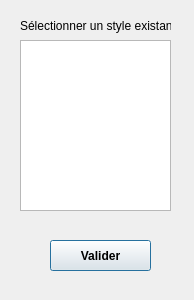
<?xml version="1.0" encoding="UTF-8"?>
<ui version="4.0">
 <class>ContinuerStyle</class>
 <widget class="QDialog" name="ContinuerStyle">
  <property name="geometry">
   <rect>
    <x>0</x>
    <y>0</y>
    <width>194</width>
    <height>300</height>
   </rect>
  </property>
  <property name="windowTitle">
   <string>Dialog</string>
  </property>
  <widget class="QListWidget" name="listWidget">
   <property name="geometry">
    <rect>
     <x>20</x>
     <y>40</y>
     <width>151</width>
     <height>171</height>
    </rect>
   </property>
  </widget>
  <widget class="QLabel" name="label">
   <property name="geometry">
    <rect>
     <x>20</x>
     <y>10</y>
     <width>151</width>
     <height>31</height>
    </rect>
   </property>
   <property name="text">
    <string>Sélectionner un style existant :</string>
   </property>
  </widget>
  <widget class="QPushButton" name="pushButton">
   <property name="geometry">
    <rect>
     <x>50</x>
     <y>240</y>
     <width>101</width>
     <height>31</height>
    </rect>
   </property>
   <property name="font">
    <font>
     <weight>75</weight>
     <bold>true</bold>
    </font>
   </property>
   <property name="text">
    <string>Valider</string>
   </property>
  </widget>
 </widget>
 <resources/>
 <connections/>
</ui>
